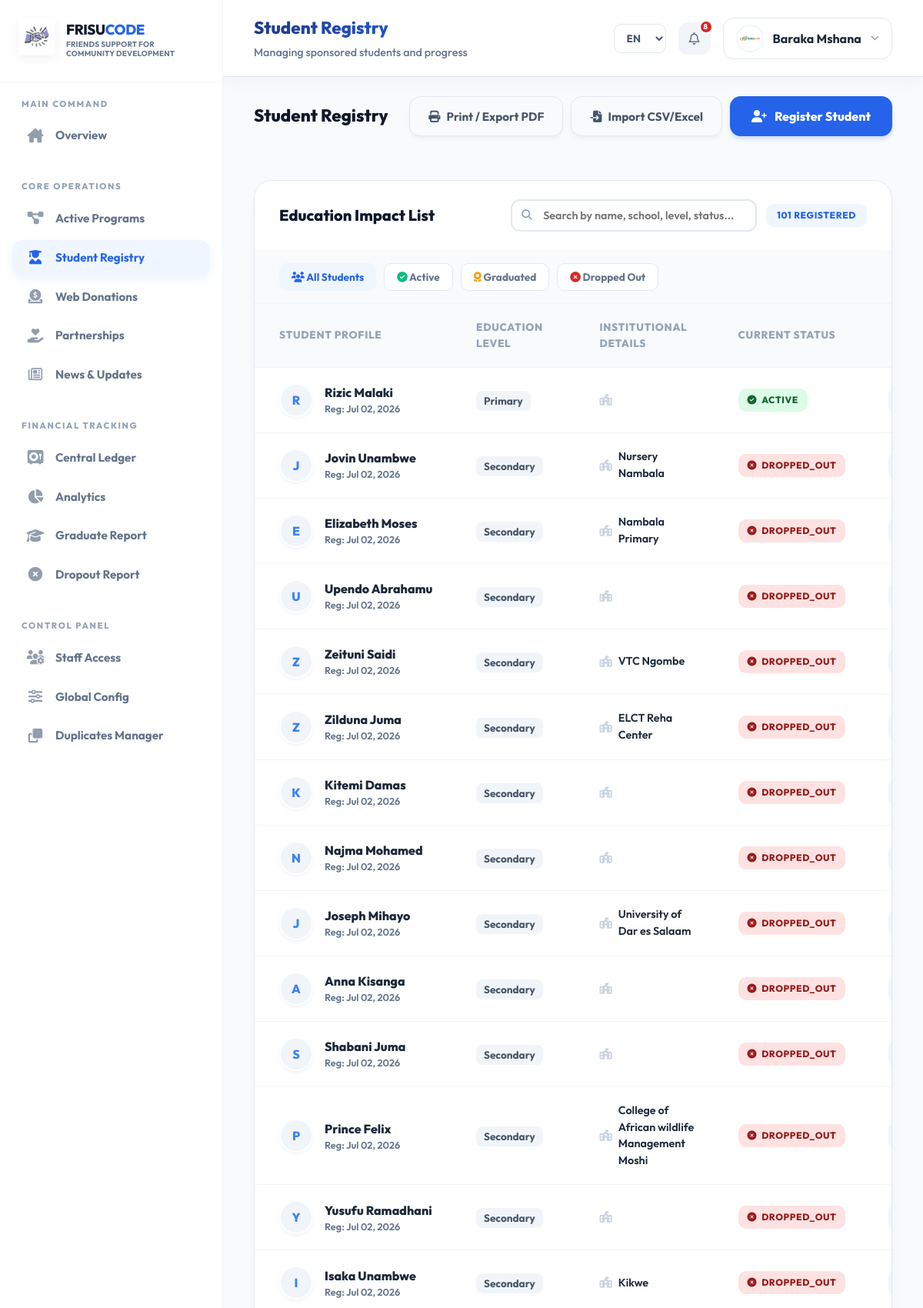
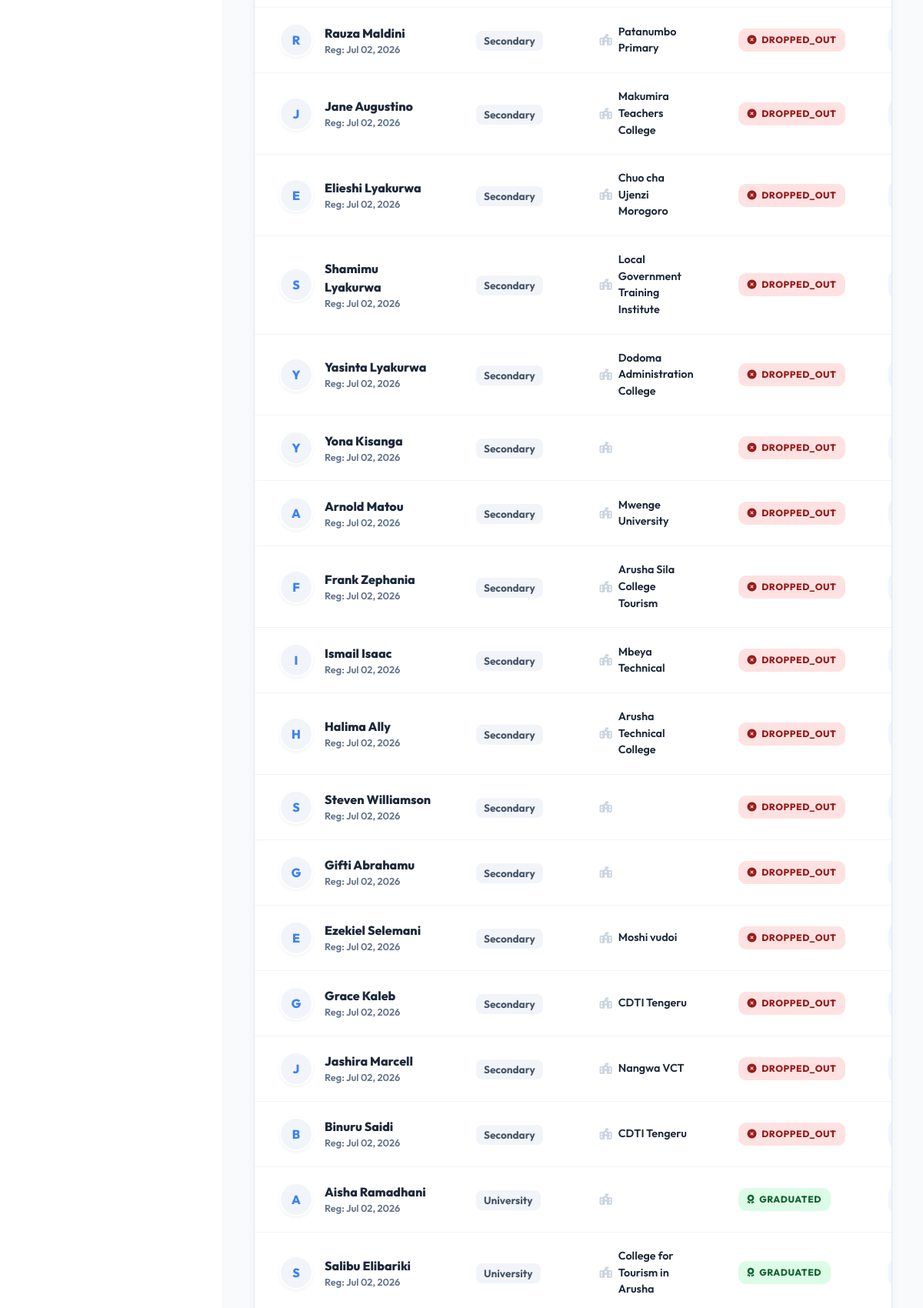
The page /system/beneficiaries/index.php (signed in, upper part) on the database its author committed (2 pictures, top to bottom).
### tables this page shows
CREATE TABLE `users` (
  `id` int(11) NOT NULL,
  `full_name` varchar(100) NOT NULL,
  `email` varchar(100) NOT NULL,
  `profile_picture` varchar(255) DEFAULT NULL,
  `phone` varchar(30) DEFAULT NULL,
  `address` text DEFAULT NULL,
  `password` varchar(255) NOT NULL,
  `role` enum('super_admin','director','project_manager','finance','me_officer','field_officer','donor','guest') NOT NULL DEFAULT 'guest',
  `status` enum('active','inactive') DEFAULT 'active',
  `preferred_language` enum('en','sw','de','fr','es') DEFAULT 'en',
  `last_login` datetime DEFAULT NULL,
  `created_at` timestamp NOT NULL DEFAULT current_timestamp(),
  `updated_at` timestamp NOT NULL DEFAULT current_timestamp() ON UPDATE current_timestamp()
);

CREATE TABLE `beneficiaries` (
  `id` int(11) NOT NULL,
  `student_id` varchar(50) DEFAULT NULL,
  `full_name` varchar(200) NOT NULL,
  `dob` date DEFAULT NULL,
  `gender` enum('Male','Female','Other') DEFAULT NULL,
  `education_level` varchar(100) DEFAULT NULL,
  `school_name` varchar(200) DEFAULT NULL,
  `status` enum('active','graduated','dropped_out') DEFAULT 'active',
  `sponsor_id` int(11) DEFAULT NULL,
  `bio` text DEFAULT NULL,
  `photo_url` varchar(255) DEFAULT NULL,
  `registered_at` timestamp NOT NULL DEFAULT current_timestamp(),
  `updated_at` timestamp NOT NULL DEFAULT current_timestamp() ON UPDATE current_timestamp(),
  `location_name` varchar(255) DEFAULT '',
  `google_map_link` text DEFAULT '',
  `class_level` varchar(100) DEFAULT '',
  `guardian_name` varchar(255) DEFAULT '',
  `guardian_phone` varchar(50) DEFAULT '',
  `guardian_relation` varchar(100) DEFAULT '',
  `dropout_reason` text DEFAULT NULL,
  `dropout_date` date DEFAULT NULL,
  `dropout_recorded_by` int(11) DEFAULT NULL,
  `graduation_date` date DEFAULT NULL,
  `graduation_notes` text DEFAULT NULL
);

### system/beneficiaries/index.php (the view, shortened to what the rows shown need)
<?php
require_once __DIR__ . '/../auth/auth_check.php';
require_once __DIR__ . '/../config/db.php';
try {
    $stmt = $pdo->query("SELECT * FROM beneficiaries ORDER BY registered_at DESC");
    $beneficiaries = $stmt->fetchAll(PDO::FETCH_ASSOC);
} catch (PDOException $e) {
    $beneficiaries = [];
}
?>
<!DOCTYPE html>
<html lang="<?= htmlspecialchars($lang ?? 'en') ?>">
<head>
    <link rel="stylesheet" href="../../assets/css/system-dashboard.css">
    <link rel="stylesheet" href="https://cdnjs.cloudflare.com/ajax/libs/font-awesome/6.5.1/css/all.min.css">
</head>
<body>
<div class="dashboard-layout">
    <div class="main">
        <?php include __DIR__ . '/../partials/header.php'; ?>
        <div class="page-header fade-in" style="margin-bottom: 0;">
            <h2 style="font-family: 'Outfit'; font-weight: 800;"><?= __('Student Registry') ?></h2>
        </div>
        <div class="content-box fade-in" style="margin: 32px 40px; animation-delay: 0.1s;">
            <?php if (count($beneficiaries) > 0): ?>
                <div style="width: 100%; max-height: 70vh; overflow: auto; -webkit-overflow-scrolling: touch; border-radius: 0 0 24px 24px;">
                    <table class="data-table" id="dataTable">
                        <thead>
                            <tr>
                                <th style="padding-left: 32px;"><?= __('Student Profile') ?></th>
                                <th><?= __('Education Level') ?></th>
                                <th><?= __('Institutional Details') ?></th>
                                <th><?= __('Current Status') ?></th>
                                <th style="text-align: right; padding-right: 32px;"><?= __('Actions') ?></th>
                            </tr>
                        </thead>
                        <tbody>
                            <?php foreach ($beneficiaries as $student): ?>
                                <tr data-status="<?php echo htmlspecialchars($student['status']); ?>">
                                    <td style="padding-left: 32px;">
                                        <div style="display: flex; align-items: center; gap: 15px; min-width: 200px;">
                                            <div class="profile-img-circle" style="width: 44px; height: 44px; background: #f1f5f9; color: #3b82f6; font-size: 1rem; border: 2px solid #fff; box-shadow: 0 2px 4px rgba(0,0,0,0.05); flex-shrink: 0;">
                                                <?php echo strtoupper(substr($student['full_name'] ?? 'U', 0, 1)); ?>
                                            </div>
                                            <div>
                                                <div style="font-weight: 800; color: #1e293b; font-family: 'Outfit'; font-size: 1rem;"><?php echo htmlspecialchars($student['full_name']); ?></div>
                                                <div style="font-size: 0.8rem; color: #64748b; font-weight: 600;">Reg: <?php echo date('M d, Y', strtotime($student['registered_at'])); ?></div>
                                            </div>
                                        </div>
                                    </td>
                                    <td style="font-weight: 700; color: #475569; min-width: 140px;">
                                        <span style="background: #f1f5f9; padding: 4px 10px; border-radius: 8px; font-size: 0.85rem;">
                                            <?php echo htmlspecialchars($student['education_level']); ?>
                                        </span>
                                    </td>
                                    <td style="min-width: 180px;">
                                        <div style="display: flex; align-items: center; gap: 8px; color: #1e293b; font-weight: 600; font-size: 0.9rem;">
                                            <i class="fa-solid fa-school-flag" style="color: #cbd5e1;"></i>
                                            <?php echo htmlspecialchars($student['school_name']); ?>
                                        </div>
                                    </td>
                                    <td style="min-width: 120px;">
                                        <?php
                                        $statusClass = match($student['status']) {
                                            'active' => 'success',
                                            'graduated' => 'success',
                                            'dropped_out' => 'danger',
                                            default => 'warning'
                                        };
                                        $statusIcon = match($student['status']) {
                                            'active' => 'fa-check-circle',
                                            'graduated' => 'fa-award',
                                            'dropped_out' => 'fa-circle-xmark',
                                            default => 'fa-circle-question'
                                        };
                                        ?>
                                        <span class="badge <?php echo $statusClass; ?>" style="display: inline-flex; align-items: center; gap: 6px; font-weight: 800;">
                                            <i class="fa-solid <?php echo $statusIcon; ?>"></i>
                                            <?php echo strtoupper($student['status']); ?>
                                        </span>
                                    </td>
                                    <td style="text-align: right; padding-right: 32px; min-width: 120px;">
                                        <div style="display: flex; gap: 8px; justify-content: flex-end;">
                                            <a href="view.php?id=<?php echo $student['id']; ?>" class="icon-btn" title="View Full Profile" style="background: #eff6ff; color: #2563eb; width: 38px; height: 38px;">
                                            </a>
                                        </div>
                                    </td>
                                </tr>
                            <?php endforeach; ?>
                        </tbody>
                    </table>
                </div>
            <?php endif; ?>
        </div>
    </div>
</div>
</body>
</html>

### system/partials/header.php (shortened to what the rows shown need)
<?php
$current_url = $_SERVER['REQUEST_URI'];
$title_data = ['title' => __('System Module'), 'sub' => __('FRISUCODE Smart Office')];
if (strpos($current_url, '/dashboards/super_admin.php') !== false) {
    $title_data = ['title' => __('Executive Dashboard'), 'sub' => __('Real-time overview of organization impact')];
} elseif (strpos($current_url, '/dashboards/staff.php') !== false) {
    $title_data = ['title' => __('Staff Dashboard'), 'sub' => __('Your workspace and assigned tasks')];
} elseif (strpos($current_url, '/dashboards/project_manager.php') !== false) {
    $title_data = ['title' => __('Project Manager Dashboard'), 'sub' => __('Manage active programs and resources')];
} elseif (strpos($current_url, '/dashboards/donor.php') !== false) {
    $title_data = ['title' => __('Donor Portal'), 'sub' => __('Your impact and contribution overview')];
} elseif (strpos($current_url, '/dashboards/finance.php') !== false) {
    $title_data = ['title' => __('Finance Dashboard'), 'sub' => __('Real-time financial control and oversight')];
} elseif (strpos($current_url, '/projects/') !== false) {
    if (strpos($current_url, 'create.php') !== false) {
        $title_data = ['title' => __('New Program'), 'sub' => __('Initiating a community initiative')];
    } else {
        $title_data = ['title' => __('Project Management'), 'sub' => __('Overseeing active programs and goals')];
    }
} elseif (strpos($current_url, '/beneficiaries/') !== false) {
    if (strpos($current_url, 'create.php') !== false) {
        $title_data = ['title' => __('Student Registration'), 'sub' => __('Adding a new beneficiary to the database')];
    } else {
        $title_data = ['title' => __('Student Registry'), 'sub' => __('Managing sponsored students and progress')];
    }
} elseif (strpos($current_url, '/finance/') !== false) {
    if (strpos($current_url, 'create.php') !== false) {
        $title_data = ['title' => __('New Entry'), 'sub' => __('Recording financial movement in the ledger')];
    } else {
        $title_data = ['title' => __('Financial Ledger'), 'sub' => __('Tracking organizational inflow and outflow')];
    }
} elseif (strpos($current_url, '/donations/') !== false) {
    $title_data = ['title' => __('Public Contributions'), 'sub' => __('Reviewing donations received from the website')];
} elseif (strpos($current_url, '/donors/') !== false) {
    $title_data = ['title' => __('Partner Registry'), 'sub' => __('Managing official sponsors and partner organizations')];
} elseif (strpos($current_url, '/reports/') !== false) {
    $title_data = ['title' => __('Impact Analytics'), 'sub' => __('Data-driven insights and reporting')];
} elseif (strpos($current_url, '/users/') !== false) {
    $title_data = ['title' => __('Staff Directory'), 'sub' => __('Managing system access and personnel roles')];
} elseif (strpos($current_url, '/settings/') !== false) {
    $title_data = ['title' => __('Global Settings'), 'sub' => __('System-wide configurations and branding')];
}
$adminName = $_SESSION['user_name'] ?? 'Admin User';
?>
<header class="topbar">
    <div>
        <h1><?= $title_data['title'] ?></h1>
    </div>
    <div class="top-actions">
        <div class="profile">
            <div class="profile-trigger">
                <?php
                $sysUserId = $_SESSION['user_id'] ?? null;
                $pPic = null;
                if ($sysUserId && isset($pdo)) {
                    try {
                        $usrStmt = $pdo->prepare("SELECT profile_picture FROM users WHERE id = ?");
                        $usrStmt->execute([$sysUserId]);
                        $pPic = $usrStmt->fetchColumn();
                    } catch(PDOException $e) {}
                }
                if (!empty($pPic)): ?>
                    <img src="<?= htmlspecialchars($pPic) ?>" alt="Profile" style="width: 36px; height: 36px; border-radius: 50%; object-fit: cover; border: 2px solid var(--primary-light);">
                <?php else: ?>
                    <div class="profile-img-circle">
                        <?= strtoupper(substr($adminName, 0, 1)) ?>
                    </div>
                <?php endif; ?>
                <span style="font-weight: 700; color: #1e293b;"><?= htmlspecialchars($adminName) ?></span>
                <i class="fa-solid fa-chevron-down" style="font-size: 0.7rem; color: #94a3b8;"></i>
            </div>
        </div>
    </div>
</header>

### rows shown on the page
users: profile_picture (picture)
beneficiaries: full_name "R", full_name "Rizic Malaki", registered_at "Jul 02, 2026", education_level "Primary", status "ACTIVE"
beneficiaries: full_name "J", full_name "Jovin Unambwe", registered_at "Jul 02, 2026", education_level "Secondary", school_name "Nursery Nambala", status "DROPPED_OUT"
beneficiaries: full_name "E", full_name "Elizabeth Moses", registered_at "Jul 02, 2026", education_level "Secondary", school_name "Nambala Primary", status "DROPPED_OUT"
beneficiaries: full_name "U", full_name "Upendo Abrahamu", registered_at "Jul 02, 2026", education_level "Secondary", status "DROPPED_OUT"
beneficiaries: full_name "Z", full_name "Zeituni Saidi", registered_at "Jul 02, 2026", education_level "Secondary", school_name "VTC Ngombe", status "DROPPED_OUT"
beneficiaries: full_name "Z", full_name "Zilduna Juma", registered_at "Jul 02, 2026", education_level "Secondary", school_name "ELCT Reha Center", status "DROPPED_OUT"
beneficiaries: full_name "K", full_name "Kitemi Damas", registered_at "Jul 02, 2026", education_level "Secondary", status "DROPPED_OUT"
beneficiaries: full_name "N", full_name "Najma Mohamed", registered_at "Jul 02, 2026", education_level "Secondary", status "DROPPED_OUT"
beneficiaries: full_name "J", full_name "Joseph Mihayo", registered_at "Jul 02, 2026", education_level "Secondary", school_name "University of Dar es Salaam", status "DROPPED_OUT"
beneficiaries: full_name "A", full_name "Anna Kisanga", registered_at "Jul 02, 2026", education_level "Secondary", status "DROPPED_OUT"
beneficiaries: full_name "S", full_name "Shabani Juma", registered_at "Jul 02, 2026", education_level "Secondary", status "DROPPED_OUT"
beneficiaries: full_name "P", full_name "Prince Felix", registered_at "Jul 02, 2026", education_level "Secondary", school_name "College of African wildlife Management Moshi", status "DROPPED_OUT"
beneficiaries: full_name "Y", full_name "Yusufu Ramadhani", registered_at "Jul 02, 2026", education_level "Secondary", status "DROPPED_OUT"
beneficiaries: full_name "I", full_name "Isaka Unambwe", registered_at "Jul 02, 2026", education_level "Secondary", school_name "Kikwe", status "DROPPED_OUT"
beneficiaries: full_name "R", full_name "Rauza Maldini", registered_at "Jul 02, 2026", education_level "Secondary", school_name "Patanumbo Primary", status "DROPPED_OUT"
beneficiaries: full_name "J", full_name "Jane Augustino", registered_at "Jul 02, 2026", education_level "Secondary", school_name "Makumira Teachers College", status "DROPPED_OUT"
beneficiaries: full_name "E", full_name "Elieshi Lyakurwa", registered_at "Jul 02, 2026", education_level "Secondary", school_name "Chuo cha Ujenzi Morogoro", status "DROPPED_OUT"
beneficiaries: full_name "S", full_name "Shamimu Lyakurwa", registered_at "Jul 02, 2026", education_level "Secondary", school_name "Local Government Training Institute", status "DROPPED_OUT"
beneficiaries: full_name "Y", full_name "Yasinta Lyakurwa", registered_at "Jul 02, 2026", education_level "Secondary", school_name "Dodoma Administration College", status "DROPPED_OUT"
beneficiaries: full_name "Y", full_name "Yona Kisanga", registered_at "Jul 02, 2026", education_level "Secondary", status "DROPPED_OUT"
beneficiaries: full_name "A", full_name "Arnold Matou", registered_at "Jul 02, 2026", education_level "Secondary", school_name "Mwenge University", status "DROPPED_OUT"
beneficiaries: full_name "F", full_name "Frank Zephania", registered_at "Jul 02, 2026", education_level "Secondary", school_name "Arusha Sila College Tourism", status "DROPPED_OUT"
beneficiaries: full_name "I", full_name "Ismail Isaac", registered_at "Jul 02, 2026", education_level "Secondary", school_name "Mbeya Technical", status "DROPPED_OUT"
beneficiaries: full_name "H", full_name "Halima Ally", registered_at "Jul 02, 2026", education_level "Secondary", school_name "Arusha Technical College", status "DROPPED_OUT"
beneficiaries: full_name "S", full_name "Steven Williamson", registered_at "Jul 02, 2026", education_level "Secondary", status "DROPPED_OUT"
beneficiaries: full_name "G", full_name "Gifti Abrahamu", registered_at "Jul 02, 2026", education_level "Secondary", status "DROPPED_OUT"
beneficiaries: full_name "E", full_name "Ezekiel Selemani", registered_at "Jul 02, 2026", education_level "Secondary", school_name "Moshi vudoi", status "DROPPED_OUT"
beneficiaries: full_name "G", full_name "Grace Kaleb", registered_at "Jul 02, 2026", education_level "Secondary", school_name "CDTI Tengeru", status "DROPPED_OUT"
beneficiaries: full_name "J", full_name "Jashira Marcell", registered_at "Jul 02, 2026", education_level "Secondary", school_name "Nangwa VCT", status "DROPPED_OUT"
beneficiaries: full_name "B", full_name "Binuru Saidi", registered_at "Jul 02, 2026", education_level "Secondary", school_name "CDTI Tengeru", status "DROPPED_OUT"
beneficiaries: full_name "A", full_name "Aisha Ramadhani", registered_at "Jul 02, 2026", education_level "University", status "GRADUATED"
beneficiaries: full_name "S", full_name "Salibu Elibariki", registered_at "Jul 02, 2026", education_level "University", school_name "College for Tourism in Arusha", status "GRADUATED"

### other values the page prints
__('Friends Support for Community Development') "FRIENDS SUPPORT FOR COMMUNITY DEVELOPMENT"
__('Main Command') "MAIN COMMAND"
__('Overview') "Overview"
__('Core Operations') "CORE OPERATIONS"
__('Active Programs') "Active Programs"
__('Student Registry') "Student Registry"
__('Web Donations') "Web Donations"
__('Partnerships') "Partnerships"
__('News & Updates') "News & Updates"
__('Financial Tracking') "FINANCIAL TRACKING"
__('Central Ledger') "Central Ledger"
__('Analytics') "Analytics"
__('Graduate Report') "Graduate Report"
__('Dropout Report') "Dropout Report"
__('Control Panel') "CONTROL PANEL"
